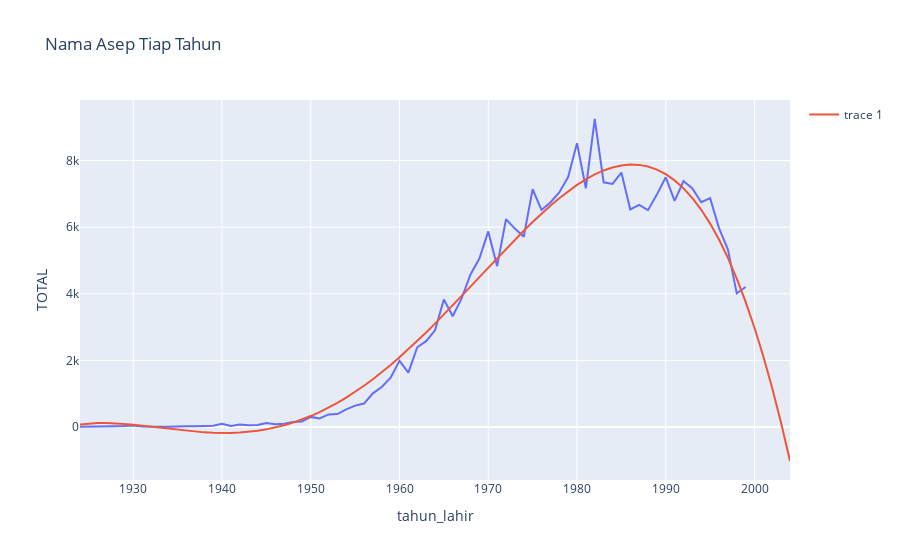

Notebook code for this chart:
### Code cell
fig = px.line(year_asep_predict, x="tahun_lahir", y="TOTAL", title='Nama Asep Tiap Tahun')
fig.add_scatter(x=year_asep_predict.tahun_lahir, y=year_asep_predict.PREDICT)
fig.show()
